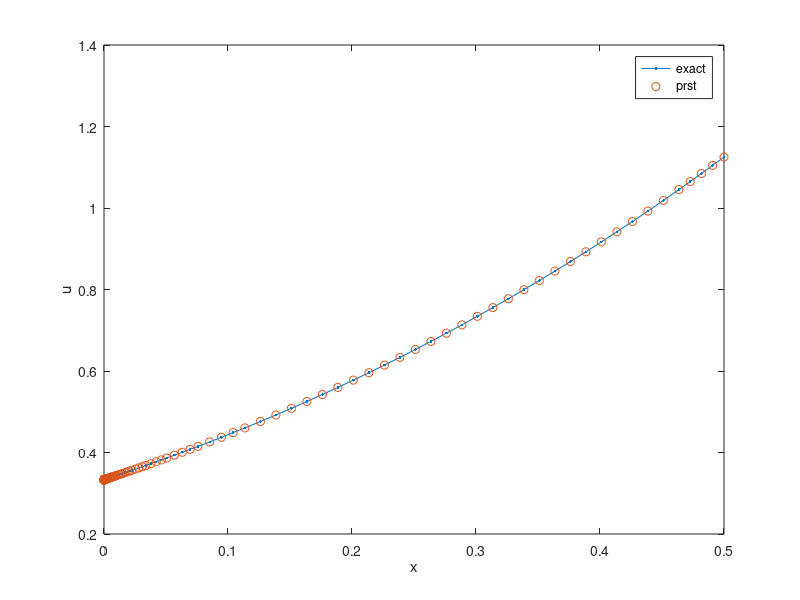

MATLAB code to generate this figure:
clear;
clc;
a0=0;
b0=1;
g0=1;
a1=3;
b1=1.5;
g1=6.75;
a=0;
b=0.5;
t0=0;
t1=8;
opts=odeset('AbsTol',1.e-6,'InitialStep',1.e-6);
u=@(x) 1/3*(x+1).^3;
f=@(x,y)[y(2);2/(x+1)*y(2)+3*y(1)-(x+1)^3];
y0=[t0,(g0-a0*t0)/b0];
[x,Z1]=ode45(f,[a,b],y0,opts);
y0=[t1,(g0-a0*t1)/b0];
[x,Z2]=ode45(f,[a,b],y0,opts);

z12=Z1(end,2);
z11=Z1(end,1);
z22=Z2(end,2);
z21=Z2(end,1);
c=(g1-a1*z11-b1*z12)/(a1*(z21-z11)+b1*(z22-z12));
U=(1-c)*Z1(:,1)+c*Z2(:,1);
plot(x,u(x),'.-',x,U,'o')
legend('exact','prst');
xlabel('x');
ylabel('u');
